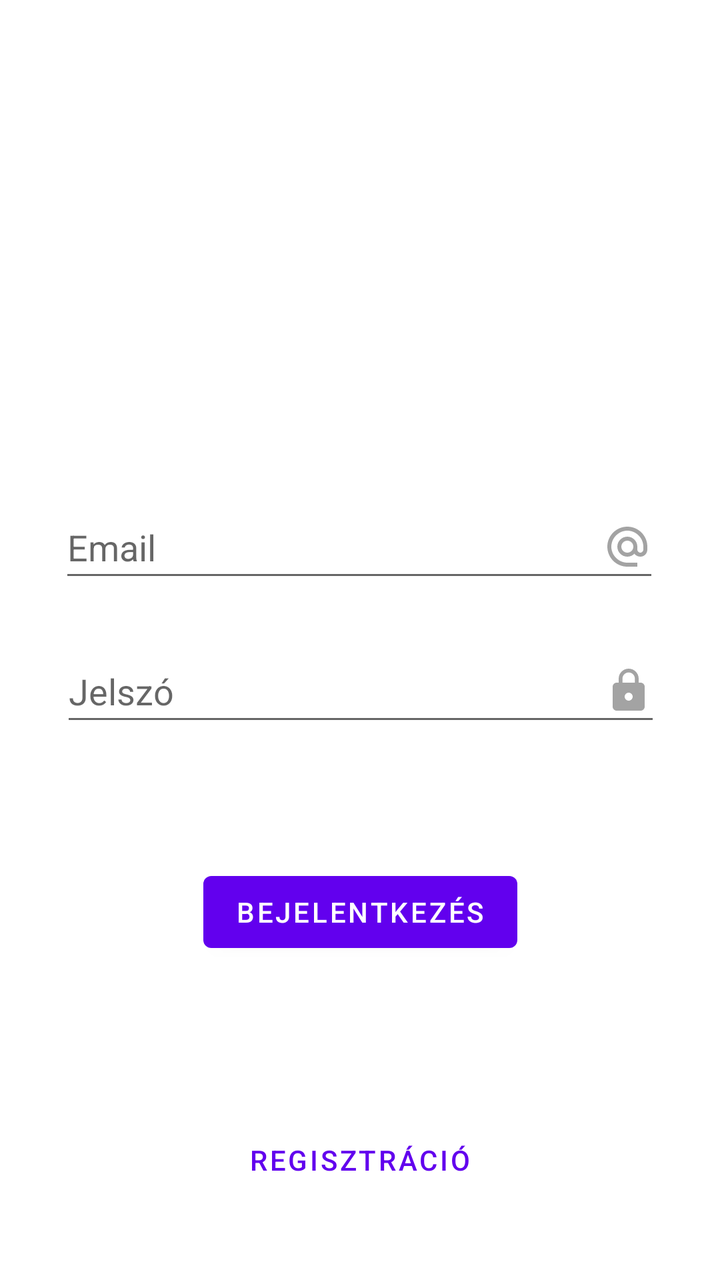
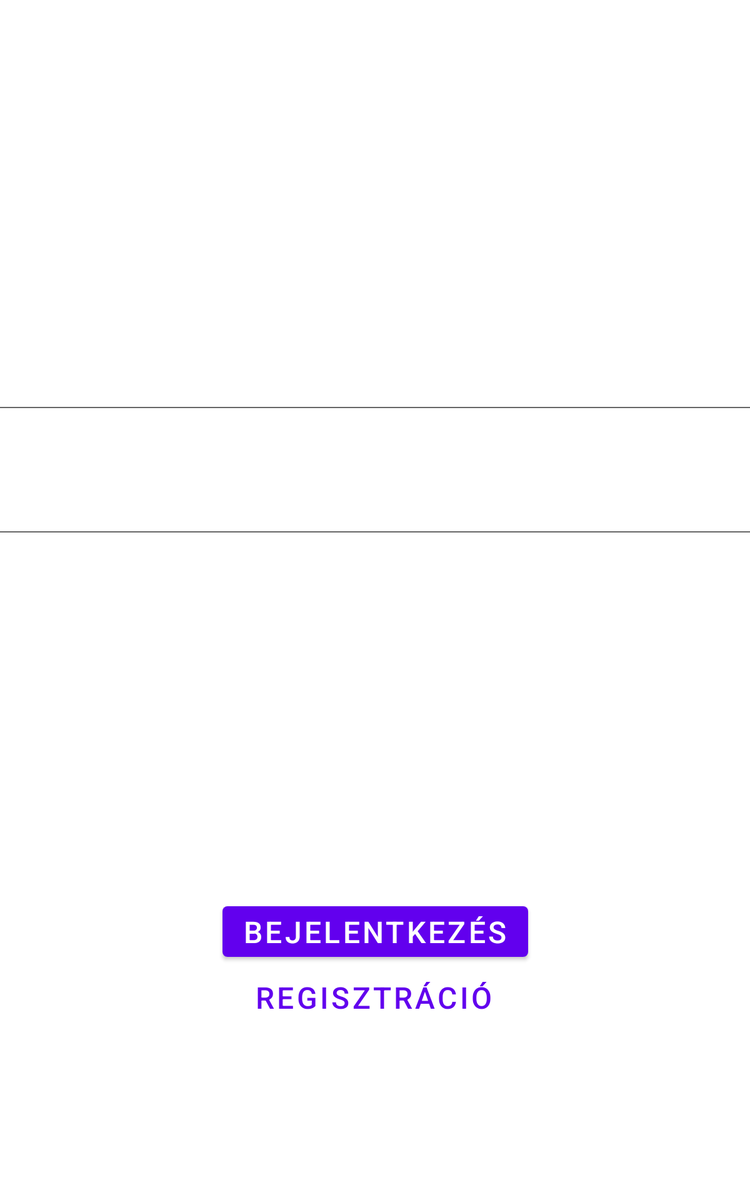

One screen, two layout resources from the same app: the default and the repository's alternative for another configuration. Each is rendered where Android would select it; the XML of both is given below.
<!-- AndroidManifest.xml: application theme Theme.Okmanyiroda -->
<!-- res/layout/activity_login.xml -->
<?xml version="1.0" encoding="utf-8"?>
<androidx.constraintlayout.widget.ConstraintLayout xmlns:android="http://schemas.android.com/apk/res/android"
    xmlns:app="http://schemas.android.com/apk/res-auto"
    xmlns:tools="http://schemas.android.com/tools"
    android:layout_width="match_parent"
    android:layout_height="match_parent"
    tools:context=".LoginActivity">


    <EditText
        android:id="@+id/editText.login.email"
        android:layout_width="300dp"
        android:layout_height="wrap_content"
        android:layout_marginTop="248dp"
        android:ems="10"
        android:drawableEnd="@drawable/ic_baseline_alternate_email_24"
        android:hint="@string/email"
        android:inputType="textEmailAddress"
        android:minHeight="48dp"
        app:layout_constraintEnd_toEndOf="parent"
        app:layout_constraintHorizontal_bias="0.495"
        app:layout_constraintStart_toStartOf="parent"
        app:layout_constraintTop_toTopOf="parent" />

    <EditText
        android:id="@+id/editText.login.password"
        android:layout_width="300dp"
        android:layout_height="wrap_content"
        android:layout_marginTop="24dp"
        android:ems="10"
        android:drawableEnd="@drawable/ic_baseline_lock_24"
        android:hint="@string/password"
        android:inputType="textPassword"
        android:minHeight="48dp"
        app:layout_constraintEnd_toEndOf="parent"
        app:layout_constraintHorizontal_bias="0.504"
        app:layout_constraintStart_toStartOf="parent"
        app:layout_constraintTop_toBottomOf="@+id/editText.login.email"
        style="?attr/editTextStyle"/>

    <Button
        android:id="@+id/button4"
        android:layout_width="wrap_content"
        android:layout_height="wrap_content"
        android:layout_marginTop="64dp"
        android:onClick="login"
        android:text="@string/login"
        app:layout_constraintEnd_toEndOf="parent"
        app:layout_constraintStart_toStartOf="parent"
        app:layout_constraintTop_toBottomOf="@+id/editText.login.password" />

    <Button
        android:id="@+id/button5"
        style="?attr/borderlessButtonStyle"
        android:layout_width="wrap_content"
        android:layout_height="wrap_content"
        android:layout_marginBottom="36dp"
        android:onClick="register"
        android:text="@string/register"
        app:layout_constraintBottom_toBottomOf="parent"
        app:layout_constraintEnd_toEndOf="parent"
        app:layout_constraintHorizontal_bias="0.498"
        app:layout_constraintStart_toStartOf="parent" />


</androidx.constraintlayout.widget.ConstraintLayout>
<!-- resources referenced by this layout -->
<resources>
  <!-- drawable ic_baseline_alternate_email_24 (drawable) -->
  <vector android:alpha="0.6" android:autoMirrored="true" android:height="24dp"
      android:tint="?attr/colorControlNormal" android:viewportHeight="24"
      android:viewportWidth="24" android:width="24dp" xmlns:android="http://schemas.android.com/apk/res/android">
      <path android:fillColor="@android:color/white" android:pathData="M12,2C6.48,2 2,6.48 2,12s4.48,10 10,10h5v-2h-5c-4.34,0 -8,-3.66 -8,-8s3.66,-8 8,-8 8,3.66 8,8v1.43c0,0.79 -0.71,1.57 -1.5,1.57s-1.5,-0.78 -1.5,-1.57L17,12c0,-2.76 -2.24,-5 -5,-5s-5,2.24 -5,5 2.24,5 5,5c1.38,0 2.64,-0.56 3.54,-1.47 0.65,0.89 1.77,1.47 2.96,1.47 1.97,0 3.5,-1.6 3.5,-3.57L22,12c0,-5.52 -4.48,-10 -10,-10zM12,15c-1.66,0 -3,-1.34 -3,-3s1.34,-3 3,-3 3,1.34 3,3 -1.34,3 -3,3z"/>
  </vector>
  <!-- drawable ic_baseline_lock_24 (drawable) -->
  <vector android:alpha="0.6" android:autoMirrored="true"
      android:height="24dp" android:tint="?attr/colorControlNormal"
      android:viewportHeight="24" android:viewportWidth="24"
      android:width="24dp" xmlns:android="http://schemas.android.com/apk/res/android">
      <path android:fillColor="@android:color/white" android:pathData="M18,8h-1L17,6c0,-2.76 -2.24,-5 -5,-5S7,3.24 7,6v2L6,8c-1.1,0 -2,0.9 -2,2v10c0,1.1 0.9,2 2,2h12c1.1,0 2,-0.9 2,-2L20,10c0,-1.1 -0.9,-2 -2,-2zM12,17c-1.1,0 -2,-0.9 -2,-2s0.9,-2 2,-2 2,0.9 2,2 -0.9,2 -2,2zM15.1,8L8.9,8L8.9,6c0,-1.71 1.39,-3.1 3.1,-3.1 1.71,0 3.1,1.39 3.1,3.1v2z"/>
  </vector>
  <string name="email">Email</string>
  <string name="login">Bejelentkezés</string>
  <string name="password">Jelszó</string>
  <string name="register">Regisztráció</string>
  <style name="Theme.Okmanyiroda" parent="Theme.MaterialComponents.DayNight.DarkActionBar">
          
          <item name="colorPrimary">@color/purple_500</item>
          <item name="colorPrimaryVariant">@color/purple_700</item>
          <item name="colorOnPrimary">@color/white</item>
          
          <item name="colorSecondary">@color/teal_200</item>
          <item name="colorSecondaryVariant">@color/teal_700</item>
          <item name="colorOnSecondary">@color/black</item>
          
          <item name="android:statusBarColor" tools:targetApi="l">?attr/colorPrimaryVariant</item>
          
      </style>
</resources>
<!-- res/layout-sw600dp/activity_login.xml (the repository's variant of the layout above) -->
<!-- drawn on a 7-inch tablet held upright -->
<?xml version="1.0" encoding="utf-8"?>
<androidx.constraintlayout.widget.ConstraintLayout xmlns:android="http://schemas.android.com/apk/res/android"
    xmlns:app="http://schemas.android.com/apk/res-auto"
    xmlns:tools="http://schemas.android.com/tools"
    android:layout_width="match_parent"
    android:layout_height="match_parent"
    tools:context=".LoginActivity">


    <Button
        android:id="@+id/button4"
        android:layout_width="wrap_content"
        android:layout_height="wrap_content"
        android:onClick="login"
        android:text="@string/login"
        android:textSize="24dp"
        app:layout_constraintBottom_toTopOf="@+id/button5"
        app:layout_constraintEnd_toEndOf="parent"
        app:layout_constraintStart_toStartOf="parent" />

    <Button
        android:id="@+id/button5"
        style="?attr/borderlessButtonStyle"
        android:layout_width="wrap_content"
        android:layout_height="wrap_content"
        android:onClick="register"
        android:text="@string/register"
        android:textSize="24dp"
        app:layout_constraintBottom_toBottomOf="parent"
        app:layout_constraintEnd_toEndOf="parent"
        app:layout_constraintHorizontal_bias="0.498"
        app:layout_constraintStart_toStartOf="parent"
        app:layout_constraintTop_toTopOf="parent"
        app:layout_constraintVertical_bias="0.85" />

    <androidx.constraintlayout.widget.ConstraintLayout
        android:layout_width="958dp"
        android:layout_height="wrap_content"
        app:layout_constraintBottom_toTopOf="@+id/button4"
        app:layout_constraintEnd_toEndOf="parent"
        app:layout_constraintStart_toStartOf="parent"
        app:layout_constraintTop_toTopOf="parent">

        <EditText
            android:id="@+id/editText.login.email"
            android:layout_width="0dp"
            android:layout_height="wrap_content"
            android:layout_marginLeft="50dp"
            android:layout_marginRight="50dp"
            android:drawableEnd="@drawable/ic_baseline_alternate_email_24"
            android:ems="10"
            android:hint="@string/email"
            android:inputType="text|textEmailAddress"
            android:minHeight="48dp"
            android:textSize="24dp"
            app:layout_constraintEnd_toEndOf="parent"
            app:layout_constraintStart_toStartOf="parent"
            app:layout_constraintTop_toTopOf="parent" />

        <EditText
            android:id="@+id/editText.login.password"
            style="?attr/editTextStyle"
            android:layout_width="0dp"
            android:layout_height="wrap_content"
            android:layout_marginTop="50dp"
            android:drawableEnd="@drawable/ic_baseline_lock_24"
            android:ems="10"
            android:hint="@string/password"
            android:inputType="textPassword"
            android:minHeight="48dp"
            android:textSize="24dp"
            app:layout_constraintEnd_toEndOf="@+id/editText.login.email"
            app:layout_constraintStart_toStartOf="@+id/editText.login.email"
            app:layout_constraintTop_toBottomOf="@+id/editText.login.email" />
    </androidx.constraintlayout.widget.ConstraintLayout>


</androidx.constraintlayout.widget.ConstraintLayout>
